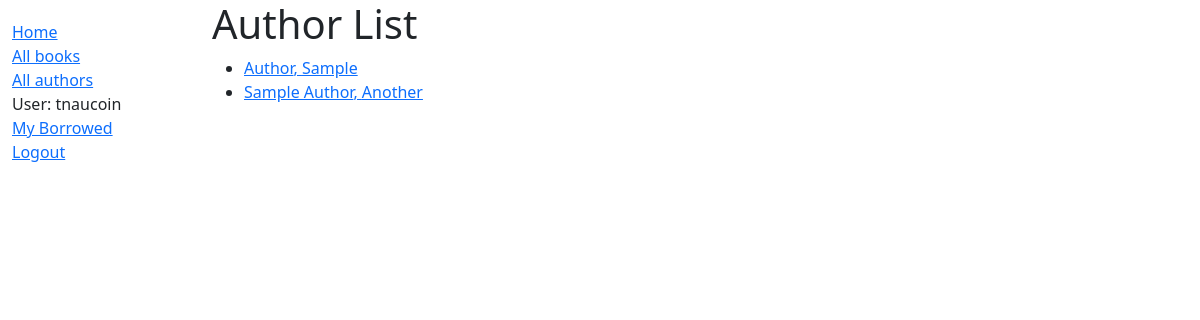
/catalog/authors/ (signed in), run on the app's committed database.
### catalog/models.py (models this page shows, shortened)
class Author(models.Model):
    first_name = models.CharField(max_length=100)
    last_name = models.CharField(max_length=100)
    date_of_birth = models.DateField(null=True, blank=True)
    date_of_death = models.DateField(null=True, blank=True)
    class Meta:
        ordering = ["last_name", "first_name"]
    def get_absolute_url(self):
        return reverse("author-detail", args=[str(self.id)])

### catalog/views.py (the view)
# urls.py: path("authors/", views.AuthorListView.as_view(), name="author-list"),
class AuthorListView(ListView):
    model = Author
    context_object_name = "author_list"
    template_name = "author_list.html"
    paginate_by = 5

### templates/author_list.html
{% extends "base.html" %}
{% block content %}
  <h1>Author List</h1>
  {% if author_list %}
  <ul>
    {% for author in author_list %}
      <li>
        <a href="{{ author.get_absolute_url }}">{{ author.last_name }}, {{ author.first_name }}</a>
      </li>
    {% endfor %}
  </ul>
  {% else %}
    <p>There are no authors in the library.</p>
  {% endif %}
{% endblock %}

### templates/base.html (shortened to what this page needs)
<!DOCTYPE html>
<html lang="en">
<head>
  <link href="https://cdn.jsdelivr.net/npm/bootstrap@5.1.3/dist/css/bootstrap.min.css" rel="stylesheet">
  {% load static %}
  <link rel="stylesheet" href="{% static 'css/styles.css' %}">
</head>
<body>
  <div class="container-fluid">
    <div class="row">
      <div class="col-sm-2">
      {% block sidebar %}
        <ul class="sidebar-nav">
          <li><a href="{% url 'index' %}">Home</a></li>
          <li><a href="{% url 'book-list' %}">All books</a></li>
          <li><a href="{% url 'author-list' %}">All authors</a></li>
            {% if user.is_authenticated %}
                <li>User: {{ user.get_username }}</li>
                <li><a href="{% url 'user-borrowed' %}">My Borrowed</a> </li>
                <li><a href="{% url 'logout' %}?next={{ request.path }}">Logout</a></li>
            {% else %}
                <li><a href="{% url 'login' %}?next={{ request.path }}">Login</a></li>
            {% endif %}
        </ul>
     {% endblock %}
      </div>
      <div class="col-sm-10 ">
          {% block content %}{% endblock %}
      </div>
    </div>
  </div>
</body>
</html>

### static/css/styles.css (style rules this page uses)
.sidebar-nav { margin-top: 20px; padding: 0; list-style: none; }

### data on the page
Author: last_name "Author", first_name "Sample"
Author: last_name "Sample Author", first_name "Another"

### other printed values
{{ user.get_username }} "tnaucoin"
